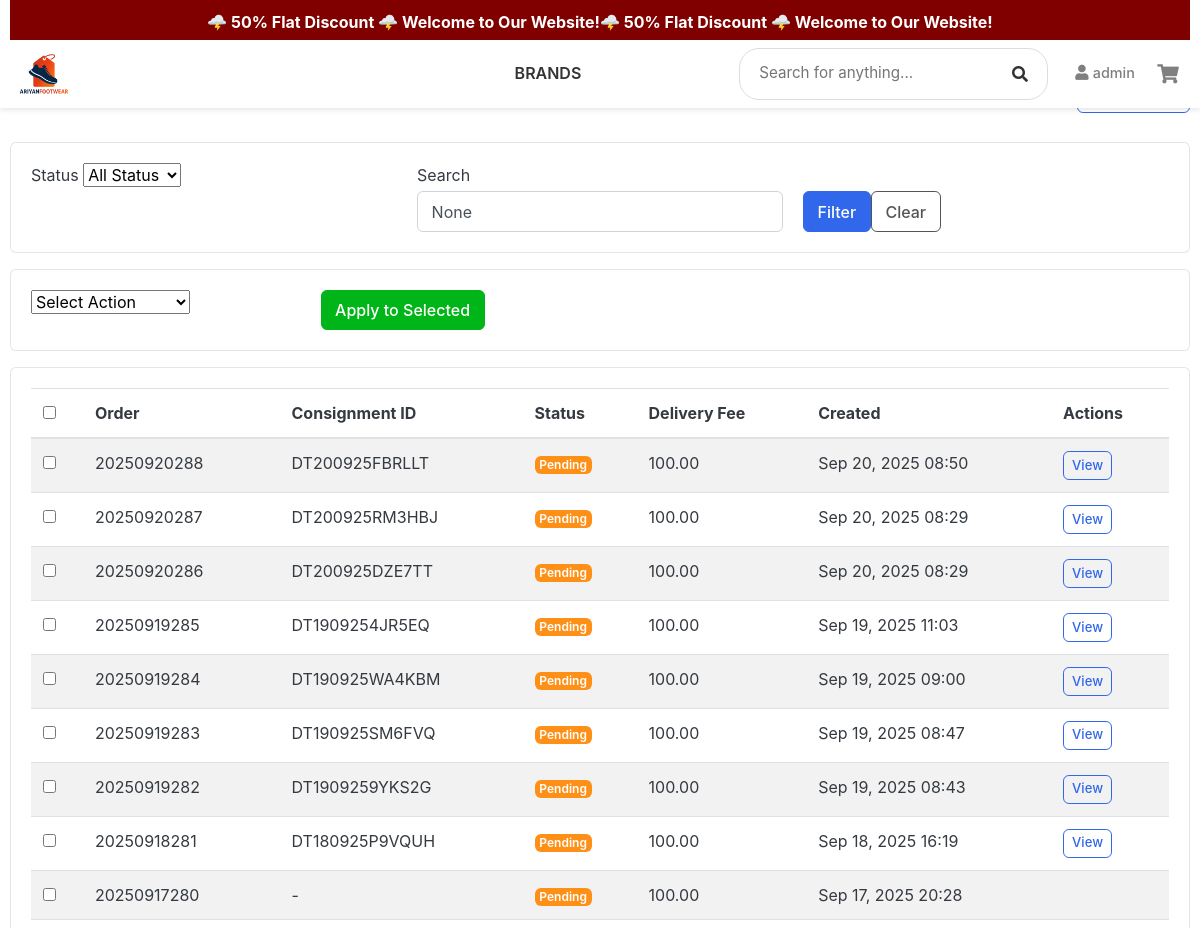
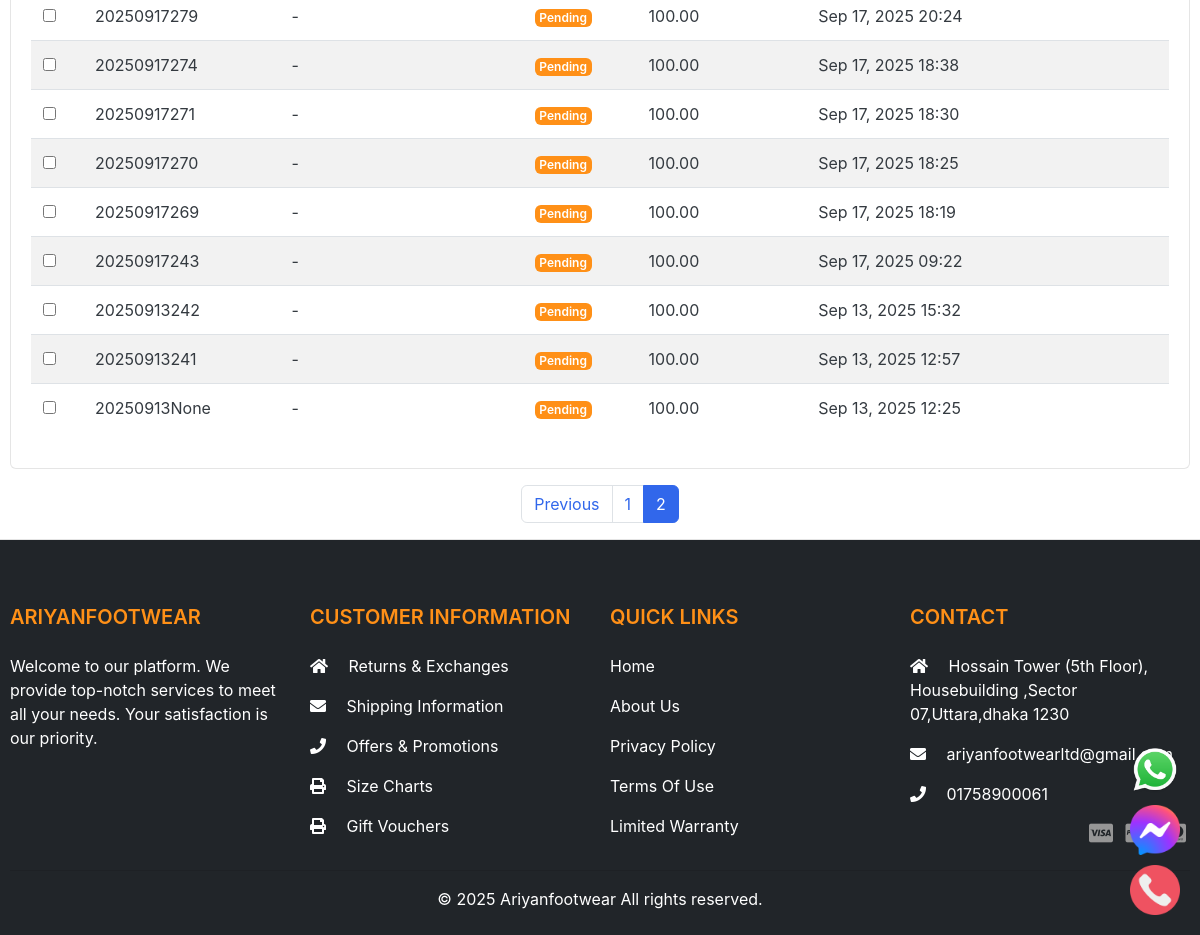
Screenshot of /parcel/list/?page=2 (signed in) with the database file from the repository (2 pictures, top to bottom).
### accounts/models.py (models this page shows, shortened)
class Account(AbstractBaseUser, PermissionsMixin):
    first_name = models.CharField(max_length=50)
    last_name = models.CharField(max_length=50)
    username = models.CharField(max_length=50, unique=True)
    email = models.EmailField(max_length=100, unique=True)
    phone_number = models.CharField(max_length=50)
    date_joined = models.DateTimeField(auto_now_add=True)
    last_login = models.DateTimeField(auto_now=True)
    is_admin = models.BooleanField(default=False)
    is_staff = models.BooleanField(default=False)
    is_active = models.BooleanField(default=False)
    is_superadmin = models.BooleanField(default=False)
    is_superuser = models.BooleanField(default=False)
    USERNAME_FIELD = 'email'
    REQUIRED_FIELDS = ['username', 'first_name', 'last_name']
    objects = MyAccountManager()

### parcel/models.py (models this page shows, shortened)
class PathaoCourier(models.Model):
    order = models.OneToOneField(Order, on_delete=models.CASCADE, related_name='pathao_courier')
    consignment_id = models.CharField(max_length=50, unique=True, null=True, blank=True)
    merchant_order_id = models.CharField(max_length=100, null=True, blank=True)
    delivery_status = models.CharField(max_length=50, default='Pending')
    delivery_fee = models.DecimalField(max_digits=10, decimal_places=2, null=True, blank=True)
    created_at = models.DateTimeField(auto_now_add=True)
    updated_at = models.DateTimeField(auto_now=True)
    class Meta:
        verbose_name = "Pathao Courier"
        verbose_name_plural = "Pathao Couriers"

### orders/models.py (models this page shows, shortened)
class Order(models.Model):
    PAYMENT_METHOD = (
        ('Cash on Delivery', 'Cash on Delivery'),
        ('SSLcommerz', 'SSLcommerz'),
    )
    STATUS = (
        ('New', 'New'),
        ('Accepted', 'Accepted'),
        ('On the way', 'On the way'),
        ('Completed', 'Completed'),
        ('Cancelled', 'Cancelled'),
        ('Shipped', 'Shipped'),
    )
    user = models.ForeignKey(Account, on_delete=models.SET_NULL, null=True)
    payment = models.ForeignKey(Payment, on_delete=models.SET_NULL, blank=True, null=True)
    payment_method = models.CharField(max_length=20, choices=PAYMENT_METHOD, default="Cash on Delivery")
    order_number = models.CharField(max_length=20)
    first_name = models.CharField(max_length=50)
    last_name = models.CharField(max_length=50)
    phone = models.CharField(max_length=15)
    email = models.EmailField(max_length=50)
    address_line_1 = models.CharField(max_length=50)
    address_line_2 = models.CharField(max_length=50)
    order_note = models.CharField(max_length=100, blank=True)
    order_total = models.FloatField()
    discount = models.FloatField()
    status = models.CharField(max_length=10, choices=STATUS, default="New")
    ip = models.CharField(blank=True, max_length=20)
    is_ordered = models.BooleanField(default=False)
    created_at = models.DateTimeField(auto_now_add=True)
    updated_at = models.DateTimeField(auto_now=True)
    pathao_city_id = models.IntegerField(null=True, blank=True)
    pathao_zone_id = models.IntegerField(null=True, blank=True)
    pathao_area_id = models.IntegerField(null=True, blank=True)

### parcel/views.py (the view)
# urls.py: path('list/', views.parcel_list, name='parcel_list'),
@staff_member_required
def parcel_list(request):
    parcels = PathaoCourier.objects.select_related('order').order_by('-created_at')
    status = request.GET.get('status')
    if status:
        parcels = parcels.filter(delivery_status=status)
    search = request.GET.get('search')
    if search:
        parcels = parcels.filter(
            consignment_id__icontains=search
        ) | parcels.filter(
            order__order_number__icontains=search
        )
    paginator = Paginator(parcels, 25)
    page_number = request.GET.get('page')
    page_obj = paginator.get_page(page_number)
    context = {
        'page_obj': page_obj,
        'status_filter': status,
        'search_query': search,
    }
    return render(request, 'parcel/parcel_list.html', context)

### carts/context_processors.py (called while the page is built)
def counter(request):
    cart_count = 0
    if 'admin' in request.path:
        return {}
    else:
        try:
            cart = Cart.objects.filter(cart_id = _cart_id(request))
            if request.user.is_authenticated:
                cart_items = CartItem.objects.all().filter(user=request.user)
            else:
                cart_items = CartItem.objects.all().filter(cart = cart[:1])
            for cart_item in cart_items:
                cart_count += cart_item.quantity
        except Cart.DoesNotExist:
            cart_count = 0
    return dict(cart_count=cart_count)

### carts/views.py (called while the page is built)
def _cart_id(request):
    cart = request.session.session_key
    if not cart:
        cart = request.session.create()
    return cart

### category/context_processors.py (called while the page is built)
def menu_links(request):
    links = Category.objects.all()
    return dict(links = links)

### templates/parcel/parcel_list.html (shortened to what this page needs)
{% extends 'base.html' %}
{% load static %}
{% block content %}
<div class="container mt-4">
    <div class="row">
        <div class="col-12">
            <div class="d-flex justify-content-between align-items-center mb-4">
                <h2>Parcel Management</h2>
                <a href="{% url 'parcel_dashboard' %}" class="btn btn-outline-primary">Dashboard</a>
            </div>
        </div>
    </div>
    <div class="row mb-3">
        <div class="col-12">
            <div class="card">
                <div class="card-body">
                    <form method="get" class="row g-3">
                        <div class="col-md-4">
                            <label for="status" class="form-label">Status</label>
                            <select name="status" id="status" class="form-select">
                                <option value="">All Status</option>
                            </select>
                        </div>
                        <div class="col-md-4">
                            <label for="search" class="form-label">Search</label>
                            <input type="text" name="search" id="search" class="form-control" placeholder="Order number or Consignment ID" value="{{ search_query }}">
                        </div>
                        <div class="col-md-4 d-flex align-items-end">
                            <button type="submit" class="btn btn-primary me-2">Filter</button>
                            <a href="{% url 'parcel_list' %}" class="btn btn-outline-secondary">Clear</a>
                        </div>
                    </form>
                </div>
            </div>
        </div>
    </div>
    <div class="row mb-3">
        <div class="col-12">
            <form method="post" action="{% url 'bulk_parcel_actions' %}">
                <div class="card">
                    <div class="card-body">
                        <div class="row g-3">
                            <div class="col-md-3">
                                <select name="action" class="form-select">
                                    <option value="">Select Action</option>
                                </select>
                            </div>
                            <div class="col-md-3">
                                <button type="submit" class="btn btn-success">Apply to Selected</button>
                            </div>
                        </div>
                    </div>
                </div>
                <div class="card mt-3">
                    <div class="card-body">
                        <div class="table-responsive">
                            <table class="table table-striped">
                                <thead>
                                    <tr>
                                        <th><input type="checkbox" id="select-all"></th>
                                        <th>Order</th>
                                        <th>Consignment ID</th>
                                        <th>Status</th>
                                        <th>Delivery Fee</th>
                                        <th>Created</th>
                                        <th>Actions</th>
                                    </tr>
                                </thead>
                                <tbody>
                                    {% for parcel in page_obj %}
                                    <tr>
                                        <td><input type="checkbox" name="parcel_ids" value="{{ parcel.id }}"></td>
                                        <td>{{ parcel.order.order_number }}</td>
                                        <td>{{ parcel.consignment_id|default:"-" }}</td>
                                        <td>
                                            <span class="badge
                                                {% if parcel.delivery_status == 'Delivered' %}badge-success
                                                {% elif parcel.delivery_status == 'Pending' %}badge-warning
                                                {% elif parcel.delivery_status == 'Cancelled' %}badge-danger
                                                {% else %}badge-info{% endif %}">
                                                {{ parcel.delivery_status }}
                                            </span>
                                        </td>
                                        <td>{{ parcel.delivery_fee|default:0 }}</td>
                                        <td>{{ parcel.created_at|date:"M d, Y H:i" }}</td>
                                        <td>
                                            {% if parcel.consignment_id %}
                                            <a href="{% url 'parcel_detail' parcel.consignment_id %}" class="btn btn-sm btn-outline-primary">View</a>
                                            {% endif %}
                                        </td>
                                    </tr>
                                    {% empty %}
                                    <tr>
                                        <td colspan="7" class="text-center">No parcels found</td>
                                    </tr>
                                    {% endfor %}
                                </tbody>
                            </table>
                        </div>
                    </div>
                </div>
            </form>
        </div>
    </div>
    {% if page_obj.has_other_pages %}
    <div class="row">
        <div class="col-12">
            <nav aria-label="Parcel pagination">
                <ul class="pagination justify-content-center">
                    {% if page_obj.has_previous %}
                    <li class="page-item">
                        <a class="page-link" href="?page={{ page_obj.previous_page_number }}{% if status_filter %}&status={{ status_filter }}{% endif %}{% if search_query %}&search={{ search_query }}{% endif %}">Previous</a>
                    </li>
                    {% endif %}
                    {% for num in page_obj.paginator.page_range %}
                    {% if page_obj.number == num %}
                    <li class="page-item active">
                        <a class="page-link" href="#">{{ num }}</a>
                    </li>
                    {% elif num > page_obj.number|add:'-3' and num < page_obj.number|add:'3' %}
                    <li class="page-item">
                        <a class="page-link" href="?page={{ num }}{% if status_filter %}&status={{ status_filter }}{% endif %}{% if search_query %}&search={{ search_query }}{% endif %}">{{ num }}</a>
                    </li>
                    {% endif %}
                    {% endfor %}
                </ul>
            </nav>
        </div>
    </div>
    {% endif %}
</div>
{% endblock %}

### templates/includes/navbar.html (shortened to what this page needs)
{% load static %}
<header>
    <nav class="navbar navbar-expand-lg navbar-light bg-white fixed-top" id="mainNavbar">
        <div class="container">
            <a href="{% url 'home' %}" class="navbar-brand order-2 mx-auto mx-lg-0">
                <img src="{% static 'images/e_com.png' %}" alt="Ariyan Footwear Logo" class="logo">
            </a>
            <div class="collapse navbar-collapse order-4" id="navbarContent">
                <ul class="navbar-nav mx-auto category-list">
                    <li class="nav-item position-relative">
                        <a class="nav-link" href="#">Brands</a>
                    </li>
                </ul>
                <ul class="navbar-nav align-items-center">
                    <li class="nav-item d-none d-lg-block">
                        <form action="{% url 'search' %}" class="search-form" method="GET">
                            <div class="search-wrapper">
                                <input type="text" class="search-input" placeholder="Search for anything..." name="keyword" autocomplete="off">
                                <button type="submit" class="search-btn">
                                    <i class="fa fa-search"></i>
                                </button>
                            </div>
                        </form>
                    </li>
                    <li class="nav-item d-none d-lg-block">
                        {% if user.id is none %}
                            <a href="{% url 'login' %}" class="nav-link auth-link">
                                <i class="fa fa-user me-1"></i> Sign In
                            </a>
                        {% else %}
                            <a class="nav-link user-link" href="{% url 'dashboard' %}">
                                <i class="fa fa-user me-1"></i>
                                <span class="user-name d-none d-xl-inline">{{ user.first_name }}</span>
                            </a>
                        {% endif %}
                    </li>
                    <li class="nav-item d-none d-lg-block">
                        <a href="{% url 'cart' %}" class="nav-link cart-link">
                            <div class="cart-container">
                                <i class="fa fa-shopping-cart"></i>
                            </div>
                        </a>
                    </li>
                </ul>
            </div>
        </div>
    </nav>
</header>

### templates/base.html (style rules this page uses)
body { overflow-x: hidden; }

### templates/includes/navbar.html (style rules this page uses)
.navbar { padding: 0.5rem 0; box-shadow: 0 2px 5px rgba(0,0,0,0.1); z-index: 1000; transition: top 0.3s ease; }
#mainNavbar { top: 40px; }
.navbar-brand img { height: 40px; transition: transform 0.3s ease; }
.category-list .nav-link { font-weight: 600; text-transform: uppercase; color: #333; padding: 0.5rem 1rem; transition: color 0.3s, border-bottom 0.3s; border-bottom: 2px solid transparent; }
.search-form { max-width: 400px; margin: 0 1rem; }
.search-wrapper { display: flex; align-items: center; background: #fff; border: 1px solid #ddd; border-radius: 20px; padding: 0.4rem 0.8rem; transition: all 0.3s ease; }
.search-input { border: none; background: transparent; padding: 0.4rem; width: 100%; outline: none; font-size: 0.95rem; }
.search-btn { background: transparent; border: none; padding: 0.4rem; color: #333; cursor: pointer; transition: color 0.3s ease; }
.auth-link, .user-link { color: #333; font-weight: 500; font-size: 0.95rem; padding: 0.5rem; transition: color 0.3s ease; }
.user-name { font-size: 0.9rem; }
.cart-container { position: relative; display: flex; align-items: center; justify-content: center; }
.cart-link { font-size: 1.2rem; color: #333; }

### rows the page displays
Account: first_name "admin"
PathaoCourier: order.order_number "20250920288", consignment_id "DT200925FBRLLT", delivery_status "Pending", delivery_fee "100.00", created_at "Sep 20, 2025 08:50", shows "View"
PathaoCourier: order.order_number "20250920287", consignment_id "DT200925RM3HBJ", delivery_status "Pending", delivery_fee "100.00", created_at "Sep 20, 2025 08:29", shows "View"
PathaoCourier: order.order_number "20250920286", consignment_id "DT200925DZE7TT", delivery_status "Pending", delivery_fee "100.00", created_at "Sep 20, 2025 08:29", shows "View"
PathaoCourier: order.order_number "20250919285", consignment_id "DT1909254JR5EQ", delivery_status "Pending", delivery_fee "100.00", created_at "Sep 19, 2025 11:03", shows "View"
PathaoCourier: order.order_number "20250919284", consignment_id "DT190925WA4KBM", delivery_status "Pending", delivery_fee "100.00", created_at "Sep 19, 2025 09:00", shows "View"
PathaoCourier: order.order_number "20250919283", consignment_id "DT190925SM6FVQ", delivery_status "Pending", delivery_fee "100.00", created_at "Sep 19, 2025 08:47", shows "View"
PathaoCourier: order.order_number "20250919282", consignment_id "DT1909259YKS2G", delivery_status "Pending", delivery_fee "100.00", created_at "Sep 19, 2025 08:43", shows "View"
PathaoCourier: order.order_number "20250918281", consignment_id "DT180925P9VQUH", delivery_status "Pending", delivery_fee "100.00", created_at "Sep 18, 2025 16:19", shows "View"
PathaoCourier: order.order_number "20250917280", consignment_id "-", delivery_status "Pending", delivery_fee "100.00", created_at "Sep 17, 2025 20:28"
PathaoCourier: order.order_number "20250917279", consignment_id "-", delivery_status "Pending", delivery_fee "100.00", created_at "Sep 17, 2025 20:24"
PathaoCourier: order.order_number "20250917274", consignment_id "-", delivery_status "Pending", delivery_fee "100.00", created_at "Sep 17, 2025 18:38"
PathaoCourier: order.order_number "20250917271", consignment_id "-", delivery_status "Pending", delivery_fee "100.00", created_at "Sep 17, 2025 18:30"
PathaoCourier: order.order_number "20250917270", consignment_id "-", delivery_status "Pending", delivery_fee "100.00", created_at "Sep 17, 2025 18:25"
PathaoCourier: order.order_number "20250917269", consignment_id "-", delivery_status "Pending", delivery_fee "100.00", created_at "Sep 17, 2025 18:19"
PathaoCourier: order.order_number "20250917243", consignment_id "-", delivery_status "Pending", delivery_fee "100.00", created_at "Sep 17, 2025 09:22"
PathaoCourier: order.order_number "20250913242", consignment_id "-", delivery_status "Pending", delivery_fee "100.00", created_at "Sep 13, 2025 15:32"
PathaoCourier: order.order_number "20250913241", consignment_id "-", delivery_status "Pending", delivery_fee "100.00", created_at "Sep 13, 2025 12:57"
PathaoCourier: order.order_number "20250913None", consignment_id "-", delivery_status "Pending", delivery_fee "100.00", created_at "Sep 13, 2025 12:25"

### other values shown
{{ num }} "1"
{{ num }} "2"
